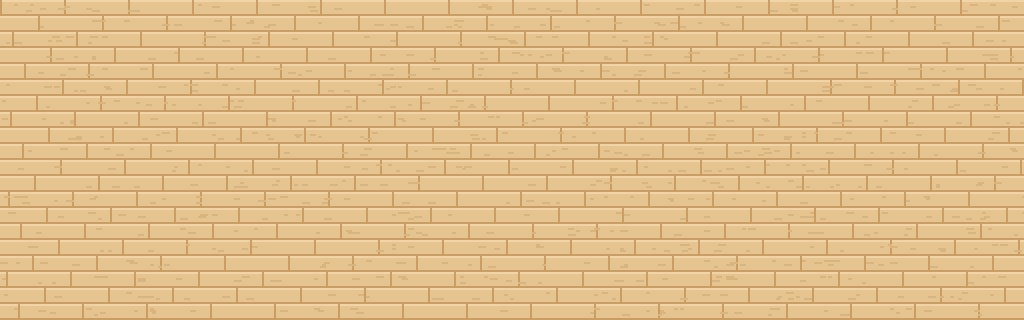
#> input picture mods/ai-office/img/floor.png, 2048 x 640 px (shown at 1/2 size)
$ python office-visible.py ../mods/ai-office/img/floor.png
#> lines starting #> are read from the running program, lines starting #| are printed output that depends on the picture
# herdr-app shot の画面に、オフィス（床の色 #e6c48f あたり）が見えているか: yes / no と、見つかった点の数。
# Office パネルの開け閉めはファイルに残らない（layouts/.state は大きさだけ）ので、確かめる前にこれで見る:
#   herdr-app shot /tmp/s.png && uv run --with pillow test/office-visible.py /tmp/s.png
# Herdr の窓が隠れていると shot は古い画面のままなので、前に出してから撮る
import sys
from PIL import Image

im = Image.open(sys.argv[1]).convert("RGB")
w, h = im.size
#> w = 2048; h = 640
small = im.crop((int(w * 0.55), 0, w, h)).resize((300, 400))
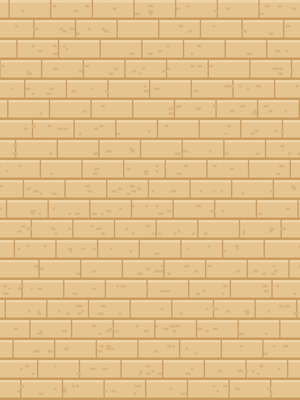
#> small: PIL image 300x400 RGB; mean R, G, B 226.5, 191.6, 138.6
#> (the run stopped early here; a loop or call above may not have finished)
